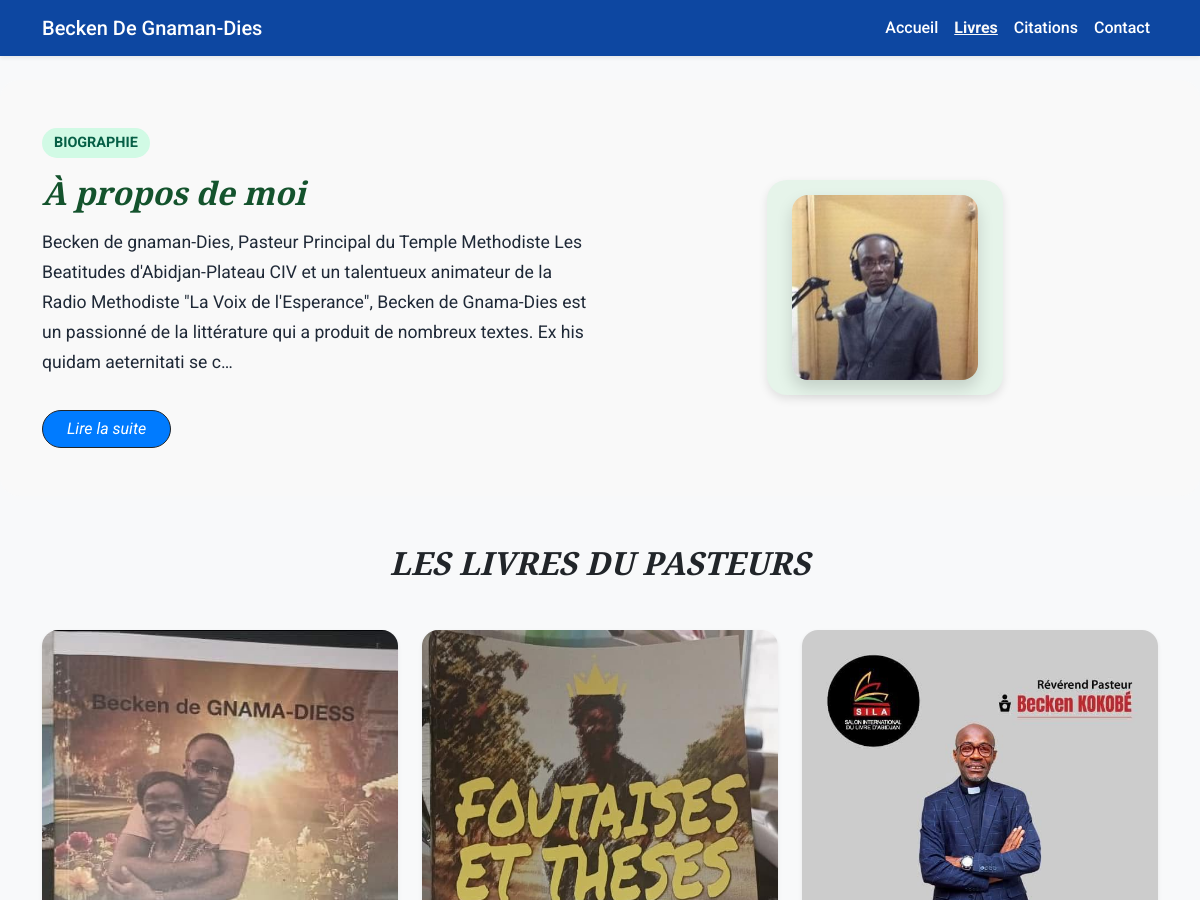
The app's page /books/books (upper part), older data.
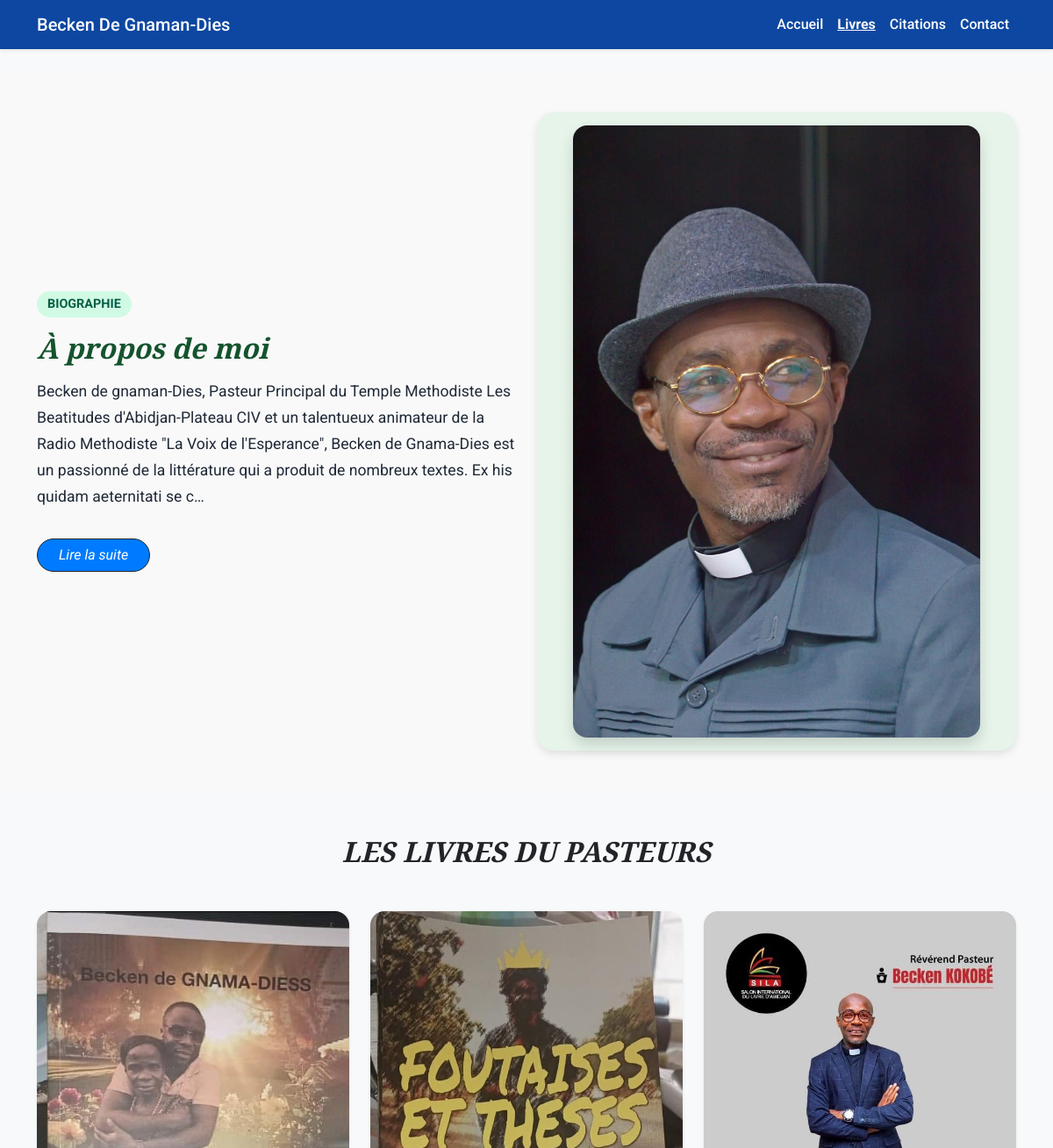
The same page, newer data.
### home/models.py (models this page shows, shortened)
class Pasteur(models.Model):
    nom = models.CharField(max_length=100)
    photo = models.ImageField(upload_to='pasteur/', blank=True, null=True)
    bio = models.TextField()

### books/models.py (models this page shows, shortened)
class Livre(models.Model):
    titre = models.CharField(max_length=200)
    couverture = models.ImageField(upload_to='livres/', null=True, blank=True)
    resume = models.TextField()
    prix = models.DecimalField(max_digits=8, decimal_places=2)

### books/views.py (the view, shortened to what this page needs)
# urls.py: path('books', views.books, name='books'),
def books(request):
    livres_list = Livre.objects.all().order_by('-id')  # Plus récent d'abord
    pasteur = Pasteur.objects.first()
    paginator = Paginator(livres_list, 3)  # 6 livres par page
    page = request.GET.get('page')
    livres = paginator.get_page(page)
    return render(request, 'books.html', {'livres': livres,   'pasteur': pasteur,})

### books/templates/books.html (shortened to what this page needs)
{% load static %}
<!DOCTYPE html>
<html lang="fr">
<head>
    <link href="{% static 'css/books.css' %}" rel="stylesheet">
    <link href="{% static 'css/home.css' %}" rel="stylesheet">
    <link href="https://cdn.jsdelivr.net/npm/bootstrap@5.3.3/dist/css/bootstrap.min.css" rel="stylesheet">
</head>
<body class="bg-light">
    <nav class="navbar navbar-expand-lg navbar-dark navbar-custom shadow-sm">
        <div class="container">
            <a class="navbar-brand" href="{% url 'home' %}">Becken De Gnaman-Dies</a>
            <div class="collapse navbar-collapse" id="navbarNav">
                <ul class="navbar-nav ms-auto">
                    <li class="nav-item"><a
                            class="nav-link {% if request.resolver_match.url_name == 'home' %}active{% endif %}"
                            href="{% url 'home' %}">Accueil</a></li>
                    <li class="nav-item"><a
                            class="nav-link {% if request.resolver_match.url_name == 'books' %}active{% endif %}"
                            href="{% url 'books' %}">Livres</a></li>
                    <li class="nav-item"><a
                            class="nav-link {% if request.resolver_match.url_name == 'citations' %}active{% endif %}"
                            href="{% url 'citations' %}">Citations</a></li>
                    <li class="nav-item"><a
                            class="nav-link {% if request.resolver_match.url_name == 'contacts' %}active{% endif %}"
                            href="{% url 'contacts' %}">Contact</a></li>
                </ul>
            </div>
        </div>
    </nav>
    <br>
<section class="bio-section py-5">
    <div class="container">
        <div class="row align-items-center">
            <div class="col-lg-6">
                <span class="bio-label">BIOGRAPHIE</span>
                <h2 class="bio-title">À propos de moi</h2>
                <p class="bio-text" id="bio-short">{{ pasteur.bio|truncatechars:300 }}</p>
                <button id="toggleBioBtn" class="btn btn-dark rounded-pill px-4 mt-3" onclick="toggleBio()">Lire la
                    suite</button>
            </div>
            {% if pasteur.photo %}
            <div class="col-lg-6 text-center mt-4 mt-lg-0">
                <div class="bio-image-wrapper">
                    <img src="{{ pasteur.photo.url }}" alt="Photo du pasteur" class="img-fluid rounded-4 shadow">
                </div>
            </div>
            {% endif %}
        </div>
    </div>
</section>
    <section class="py-5">
        <div class="container">
            <h2 class="text-center fw-bold mb-5">LES LIVRES DU PASTEURS</h2>
            <div class="row g-4">
                {% for livre in livres %}
                <div class="col-md-6 col-lg-4">
                    <div class="card h-100 shadow-sm border-0 rounded-4">
                        {% if livre.couverture %}
                        <img src="{{ livre.couverture.url }}" class="card-img-top rounded-top-4" height="500px"
                            alt="Couverture {{ livre.titre }}">
                        {% else %}
                        <img src="{% static 'images/bible.jpg' %}" class="card-img-top" alt="Couverture par défaut">
                        {% endif %}
                    </div>
                </div>
                {% empty %}
                <p>Aucun livre disponible pour le moment.</p>
                {% endfor %}
            </div>
        </div>
    </section>
</body>
</html>

### static/css/books.css (style rules this page uses)
body { font-family: 'Roboto', sans-serif; }
.card { border-radius: 1rem; transition: transform 0.3s ease, box-shadow 0.3s ease; }
.bio-section { background: #f9f9f9!important; padding: 2rem 0; }
.bio-label { background-color: #d1fae5; color: #065f46; font-weight: bold; font-size: 0.9rem; padding: 4px 12px; border-radius: 999px; display: inline-block; margin-bottom: 1rem; }
.bio-title { font-family: 'Playfair Display', serif; font-size: 2rem; color: #0f3f2f; margin-bottom: 1rem; }
.bio-text { font-family: 'Roboto', sans-serif; font-size: 1.1rem; color: #1f2937; line-height: 1.7; }
.bio-image-wrapper { background-color: #e6f4ea; border-radius: 20px; padding: 15px; display: inline-block; box-shadow: 0 4px 10px rgba(0, 0, 0, 0.1); }
.bio-image-wrapper img { border-radius: 1rem; max-width: 90%; height: auto; }
h2.text-center { animation: fadeInUp 0.6s ease-out; }

### static/css/home.css (style rules this page uses)
body { font-family: 'Roboto', sans-serif; margin: 0; padding: 0; background-color: #f9f9f9 !important; color: #212529; transition: background-color 0.3s ease; }
h1, h2, h3, h4, h5, h6, .btn, blockquote, .citation, .contenu { font-family: 'Playfair Display', serif; font-weight: 600; font-style: italic; }
a, .btn, .card-bio, .box-citation, .navbar a { transition: all 0.3s ease-in-out; }
.navbar-custom { background-color: #0d47a1 !important; }
.navbar a { color: white !important; font-weight: 500; }
.nav-link.active { color: #f9f9f9 !important; font-weight: bold; }
.btn-dark, .btn-text-black { background: #007bff !important; color: white !important; border: none; font-weight: 600; }
#toggleBioBtn { transition: all 0.3s ease; background-color: #007bff; color: white; }

### books/templates/books.html (style rules this page uses)
body { font-family: 'Roboto', sans-serif; }
h2, h5 { font-family: 'Playfair Display', serif; }
.navbar-custom { background-color: #0d6efd; }
.navbar-custom .nav-link, .navbar-custom .navbar-brand { color: white; }
.navbar-custom .nav-link.active { font-weight: bold; text-decoration: underline; }
.bio-section { background: linear-gradient(135deg, #e0f2f1, #ffffff); border-radius: 20px; }
.bio-title { color: #14532d; font-weight: bold; }

Row changes from the older to the newer data that the page shows:
changed Pasteur: photo: a different picture
